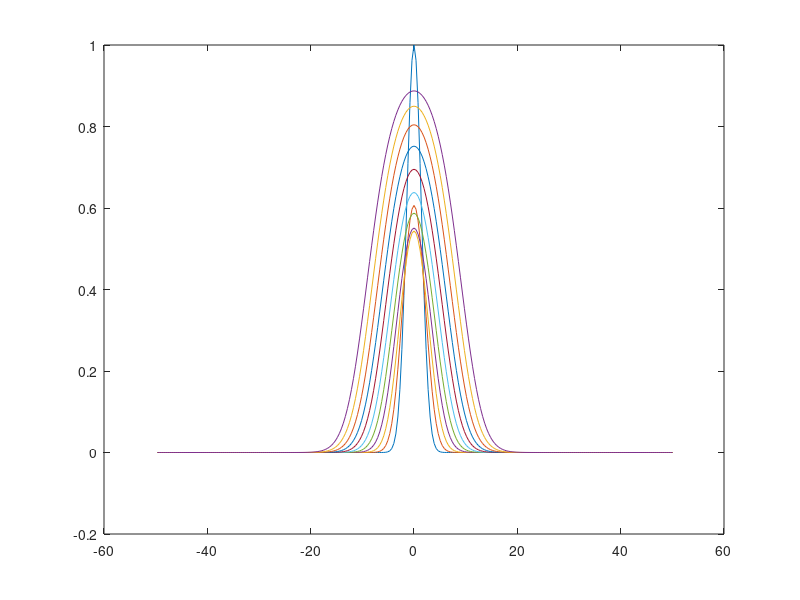

Recreate this plot in MATLAB.
% ADI for Fisher's equation in 2D 

tic
L=50;% domain is [-L L], periodic
N=256;
h=2*pi/N; x=h*(1:N); x=L*(x-pi)/pi;
y=x;
[xx,yy]=meshgrid(x,y);
%Fourier Differentiation matrix (see Trefethen's Spectral Method book)
column=[-pi^2/(3*h^2)-1/6 ...
    -.5*(-1).^(1:N-1)./sin(h*(1:N-1)/2).^2];
D2=(pi/L)^2*toeplitz(column); 
time=0;
% time step
dt=0.2;
matrix1=eye(N)+dt/2*D2;
matrix2=inv(eye(N)-dt/2*D2);
matrix3=eye(N)+dt/2*D2';
matrix4=inv(eye(N)-dt/2*D2');
%initial condition
u0 = [1*exp(-0.25*(xx.^2+yy.^2))];
count=0;
ukeep=u0;

for i=1:50
count=count+1;
time=time+dt;
rhs0=dt/2*u0.*(1-u0);
rhs=0;
u0=matrix2*u0*matrix3+matrix2*rhs0;

rhs0=dt/2*u0.*(1-u0);
rhs0=0;
u0=matrix1*u0*matrix4+rhs0*matrix4;

if count==5 
time
ukeep=[ukeep u0];
count=0;
end

end

tau=toc

figure(1)
temp=reshape(ukeep,256,256,11);
plot(x,squeeze(temp(N/2,:,:)))
ukeep2=ukeep;
save('ADI2.mat','ukeep2','x','y','temp','dt','tau');
